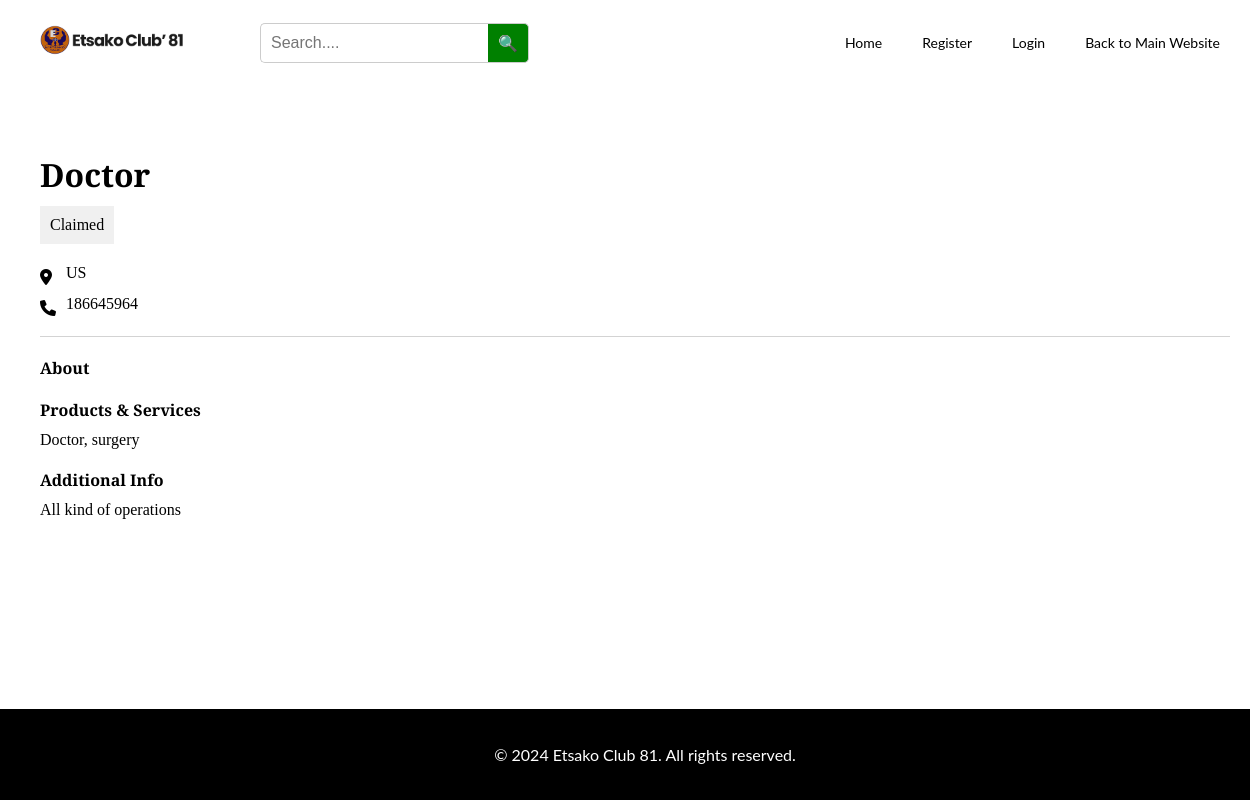
The app's page /business_details.php?id=4 with its own data.
### tables this page shows
CREATE TABLE `members` (
  `id` int(11) NOT NULL,
  `first_name` varchar(50) NOT NULL,
  `last_name` varchar(50) NOT NULL,
  `club_affiliation` varchar(50) NOT NULL,
  `membership_no` varchar(50) NOT NULL,
  `company_name` varchar(100) NOT NULL,
  `business_type` varchar(100) NOT NULL,
  `business_phone_no` varchar(20) NOT NULL,
  `email` varchar(100) NOT NULL,
  `facebook_url` varchar(255) DEFAULT NULL,
  `twitter_url` varchar(255) DEFAULT NULL,
  `linkedin_url` varchar(255) DEFAULT NULL,
  `physical_address` text NOT NULL,
  `contact_person` varchar(50) NOT NULL,
  `products_services` text NOT NULL,
  `additional_info` text DEFAULT NULL,
  `username` varchar(50) NOT NULL,
  `password` varchar(255) NOT NULL,
  `instagram_url` varchar(255) DEFAULT NULL,
  `registration_date` date DEFAULT NULL,
  `image_path` varchar(255) DEFAULT NULL,
  `about` text DEFAULT NULL,
  `created_at` timestamp NOT NULL DEFAULT current_timestamp(),
  `reset_token` varchar(255) DEFAULT NULL,
  `reset_requested_at` datetime DEFAULT NULL
);

### business_details.php (the view, shortened to what this page needs)
<?php
include 'db.php';
$userId = isset($_GET['id']) ? $_GET['id'] : '';
$sql = "SELECT * FROM members WHERE id = ?";
$stmt = $conn->prepare($sql);
$stmt->bind_param("i", $userId);
$stmt->execute();
$result = $stmt->get_result();
if ($result->num_rows > 0) {
    $user = $result->fetch_assoc();
} else {
    echo "User not found.";
    exit();
}
function safe_output($data) {
    return htmlspecialchars($data ?? '');
}
?>
<!DOCTYPE html>
<html lang="en">
<head>
    <link rel="stylesheet" href="https://cdnjs.cloudflare.com/ajax/libs/font-awesome/6.0.0-beta3/css/all.min.css">
    <link rel="stylesheet" href="assets/css/index.css">
</head>
<body>
    <div class="header">
        <a href="#" class="logo">
            <img src="assets/images/ets.png" alt="Logo">
        </a>
        <div class="search-box">
            <input type="text" id="search-input" placeholder="Search....">
            <button id="search-button" style="background-color: green; color: white;" onclick="performSearch()">🔍</button>
        </div>
        <div class="business-links">
            <a href="https://directory.etsakoclub81.org">Home</a>
            <?php if (!isset($_SESSION['loggedin']) || $_SESSION['loggedin'] !== true): ?>
                <a href="register.php">Register</a>
                <a href="login.php">Login</a>
            <?php endif; ?>
            <a href="index.php">Back to Main Website</a>
        </div>
    </div>
    <div class="mobile-header">
        <div class="mobile-search-box">
            <input type="text" placeholder="" aria-label="Search">
        </div>
    </div>
    <div class="business-details">
        <div class="business-type"><?php echo safe_output($user['business_type']); ?></div>
        <div class="claimed">Claimed</div>
        <div class="location">
            <i class="fas fa-map-marker-alt icon"></i>
            <span><?php echo safe_output($user['physical_address']); ?></span>
        </div>
        <div class="phone">
            <i class="fas fa-phone icon"></i>
            <span><?php echo safe_output($user['business_phone_no']); ?></span>
        </div>
        <div class="tiny-grey-line"></div>
        <div class="section-title">About</div>
        <div class="section-title">Products & Services</div>
        <div class="section-content"><?php echo safe_output($user['products_services']); ?></div>
        <div class="section-title">Additional Info</div>
        <div class="section-content"><?php echo safe_output($user['additional_info']); ?></div>
    </div>
    <?php include 'includes/footer.php'; ?>
</body>
</html>

### assets/css/index.css (style rules this page uses)
body { font-family: 'Lato', Arial, sans-serif; margin: 0; padding: 0; background-color: white; display: flex; flex-direction: column; min-height: 100vh; }
.header, .mobile-header { display: flex; align-items: center; padding: 10px; color: white; width: 100%; }
.header { background-color: white; justify-content: space-between; }
.mobile-header { background-color: white; justify-content: space-between; position: relative; }
.logo { width: 150px; height: 50px; margin-right: 10px; margin-top: 15px; margin-left: 30px; }
.logo img { width: 100%; height: auto; }
.search-box { display: flex; align-items: right; margin-right: auto; margin-left: 60px; }
#search-input, #search-button { height: 40px; line-height: 40px; font-size: 16px; padding: 0 10px; }
#search-input { border: 1px solid #ccc; border-right: none; border-radius: 5px 0 0 5px; box-sizing: border-box; }
#search-button { border: 1px solid #ccc; background-color: #944b1e; color: white; cursor: pointer; border-radius: 0 5px 5px 0; border-left: none; box-sizing: border-box; }
.mobile-search-box input { background-color: transparent; border: none; color: white; font-size: 16px; padding: 5px; }
.mobile-search-box input::placeholder { color: grey; }
.business-links { display: flex; align-items: center; }
.business-links a { margin-right: 40px; text-decoration: none; color: black; text-align: center; font-size: 14px; }
.icon { width: 16px; height: 16px; vertical-align: middle; margin-right: 5px; }
.claimed { display: flex; align-items: center; }
#searchm-input, #search-button { height: 40px; line-height: 40px; font-size: 16px; padding: 0 10px; }

### business_details.php (style rules this page uses)
body { font-family: 'Lato', Arial, sans-serif; margin: 0; padding: 0; background-color: white; display: flex; flex-direction: column; min-height: 100vh; }
.header, .mobile-header { display: flex; align-items: center; padding: 10px; color: white; width: 100%; }
.header { background-color: white; justify-content: space-between; }
.mobile-header { background-color: white; justify-content: space-between; position: relative; }
.logo { width: 150px; height: 50px; margin-right: 10px; margin-top: 15px; margin-left: 30px; }
.logo img { width: 100%; height: auto; }
.search-box { display: flex; align-items: right; margin-right: auto; margin-left: 60px; }
#search-input, #search-button { height: 40px; line-height: 40px; font-size: 16px; padding: 0 10px; }
#search-input { border: 1px solid #ccc; border-right: none; border-radius: 5px 0 0 5px; box-sizing: border-box; }
#search-button { border: 1px solid #ccc; background-color: #944b1e; color: white; cursor: pointer; border-radius: 0 5px 5px 0; border-left: none; box-sizing: border-box; }
.business-links { display: flex; align-items: center; }
.business-links a { margin-right: 40px; text-decoration: none; color: black; text-align: center; font-size: 14px; }
.business-details { padding: 20px; padding-left: 40px; font-family: 'PT Serif', serif; }
.business-type { font-weight: bold; font-size: 32px; margin-bottom: 10px; }
.claimed { background-color: #f0f0f0; padding: 10px; margin-bottom: 20px; display: inline-block; font-size: 16px; }
.location, .phone { margin-bottom: 10px; display: flex; align-items: flex-start; }
.location i, .phone i { margin-right: 10px; margin-top: 5px; }
.location span, .phone span { display: inline-block; max-width: calc(100% - 20px); word-wrap: break-word; }
.tiny-grey-line { border-top: 1px solid lightgrey; margin: 20px 0; }
.section-title { font-weight: bold; margin-bottom: 10px; }
.section-content { margin-bottom: 20px; }

### records on screen
members: business_type "Doctor", physical_address "US", business_phone_no "186645964", products_services "Doctor, surgery", additional_info "All kind of operations"
